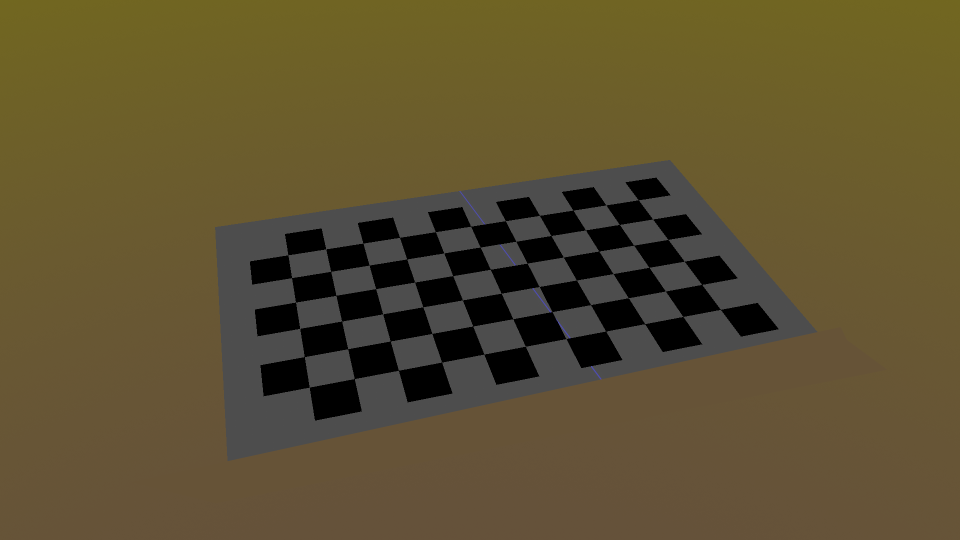
#> input picture laser_plane_extraction_images/image_0001.png, 1920 x 1080 px (shown at 1/2 size); its folder holds 4 pictures in this run
$ python calibrate_laser_plane_extr.py
#> lines starting #> are read from the running program, lines starting #| are printed output that depends on the picture; after the words box and inside, x2 and y2 are one past the last pixel; in counts of white or black regions, pixels touching at a corner belong together
import numpy as np
import cv2
import glob # unix-like pathname pattern expansion
import pickle # serializing and de-serializing Python object structures
import os

# ===== Settings =====
imgsfolder = "laser_plane_extraction_images" # folder containing the images
chessboardSize = (11, 6) # number of INNER CORNERS of the checkerboard
squareSize = 0.024 # size of the squares in meters
criteria = (cv2.TERM_CRITERIA_EPS + cv2.TERM_CRITERIA_MAX_ITER, 30, 0.001) # termination criteria for the subpixel iterative algorithm
images = glob.glob(imgsfolder + '/*.png') # get all the images in the folder
flags = cv2.CALIB_CB_ADAPTIVE_THRESH + cv2.CALIB_CB_NORMALIZE_IMAGE  # flags for findChessboardCorners
# flags = cv2.CALIB_CB_ADAPTIVE_THRESH + cv2.CALIB_CB_NORMALIZE_IMAGE

# ===== Code =====

# create calibration folder if it doesn't exist
if not os.path.exists('calibration'):
    os.makedirs('calibration')
    print("calibration Directory created!")

# prepare object points, like (0,0,0), (1,0,0), (2,0,0) ....,(6,5,0)
objp = np.zeros((chessboardSize[0] * chessboardSize[1], 3), np.float32)
objp[:,:2] = np.mgrid[0:chessboardSize[0],0:chessboardSize[1]].T.reshape(-1,2)
objp = objp * squareSize

# Arrays to store object points and image points from all the images.
objpoints = [] # 3d point in real world space
imgpoints = [] # 2d points in image plane.

for fname in images:
    img = cv2.imread(fname)
#> img is the input picture: shape (1080, 1920, 3); mean B, G, R 47.7, 80.8, 93.2
    gray = cv2.cvtColor(img, cv2.COLOR_BGR2GRAY) # opencv uses BGR instead of RGB
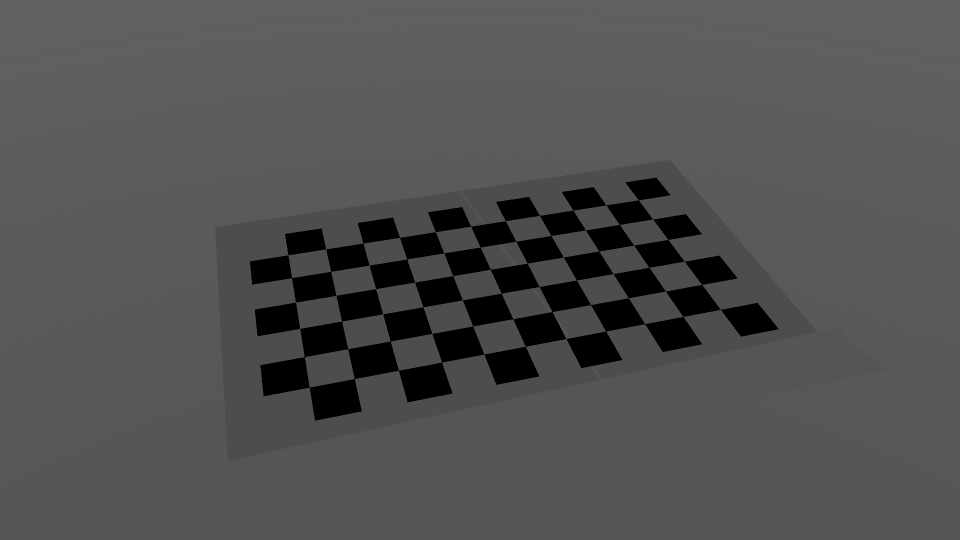
#> gray: shape (1080, 1920) (shown at 1/2 size); min 0, max 98, mean 80.7

    # Find the chess board corners
    ret, corners = cv2.findChessboardCorners(gray, chessboardSize, flags) # could add flags from the documentation
#> ret = False; corners = None

    # If found, add object points, image points (after refining them)
    if ret:
        objpoints.append(objp)

        corners2 = cv2.cornerSubPix(gray, corners, (11,11), (-1,-1), criteria) # subpixel iterative algorithm
        imgpoints.append(corners2)

        # Draw and display the corners
        cv2.drawChessboardCorners(img, chessboardSize, corners2, ret)
        cv2.namedWindow('img', cv2.WINDOW_NORMAL)
        cv2.resizeWindow('img', 1920, 1080)
        cv2.imshow('img', img)
        cv2.waitKey(0)
    else:
        print('Chessboard not found in ' + fname)
#> pass 2 of the loop `for fname in images:`:
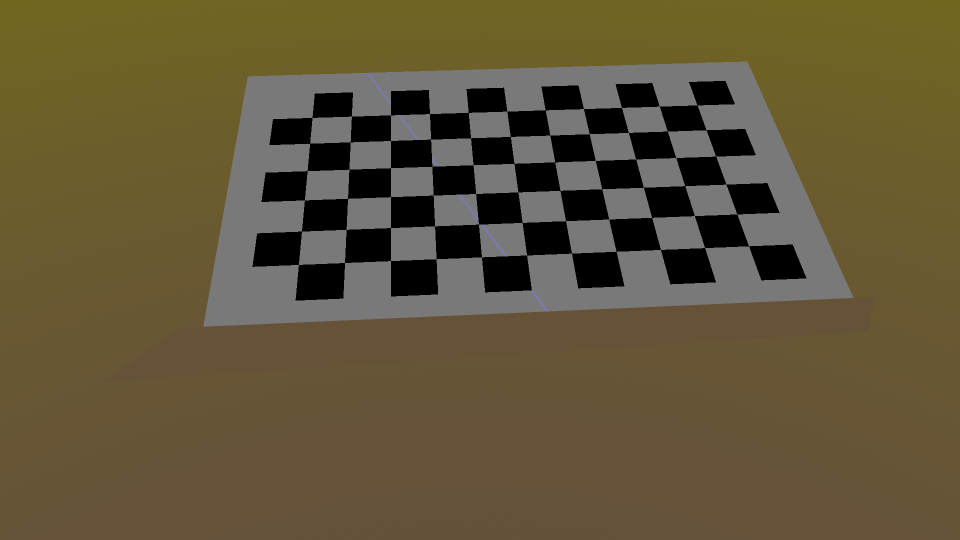
#> input picture laser_plane_extraction_images/image_0002.png, 1920 x 1080 px (shown at 1/2 size)
#> img is the input picture: shape (1080, 1920, 3); mean B, G, R 56.7, 85.4, 97.4
#> `gray = cv2.cvtColor(img, cv2.COLOR_BGR2GRAY)`:
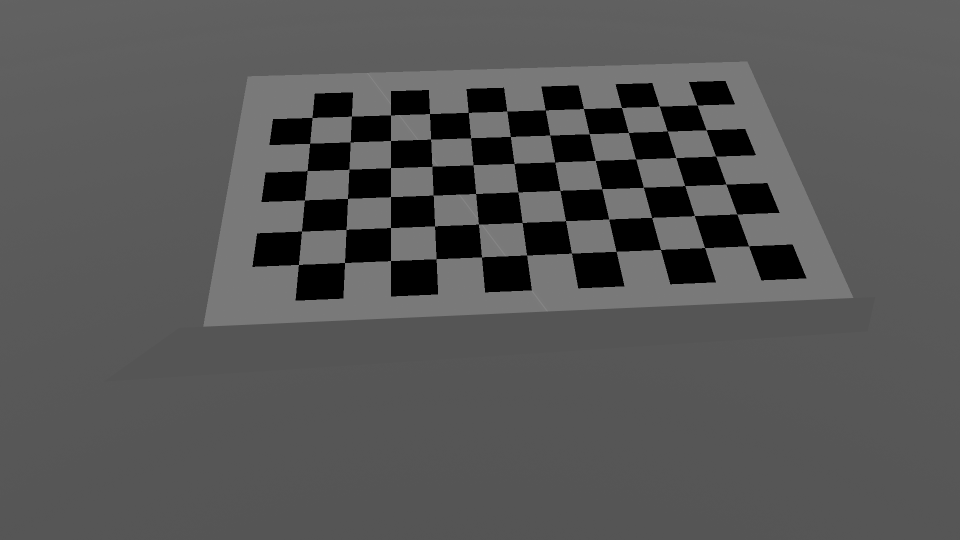
#> gray: shape (1080, 1920) (shown at 1/2 size); min 0, max 135, mean 85.7
#> ret = True; corners = 66 rows, first 8: [1497.9, 492.7], [1409.8, 495.6], [1321.5, 499.5], [1232.7, 503.7], [1143.6, 506.5], [1053.3, 510.5], [963.5, 514.5], [872.5, 517.5]
#> corners2 = 66 rows, first 8: [1497.6, 492.4], [1409.6, 495.4], [1321.6, 499.7], [1232.7, 503.3], [1143.2, 506.4], [1053.6, 510.6], [963.5, 514.5], [872.4, 518.1]
#> `cv2.drawChessboardCorners(img, chessboardSize, corners2, ret)`:
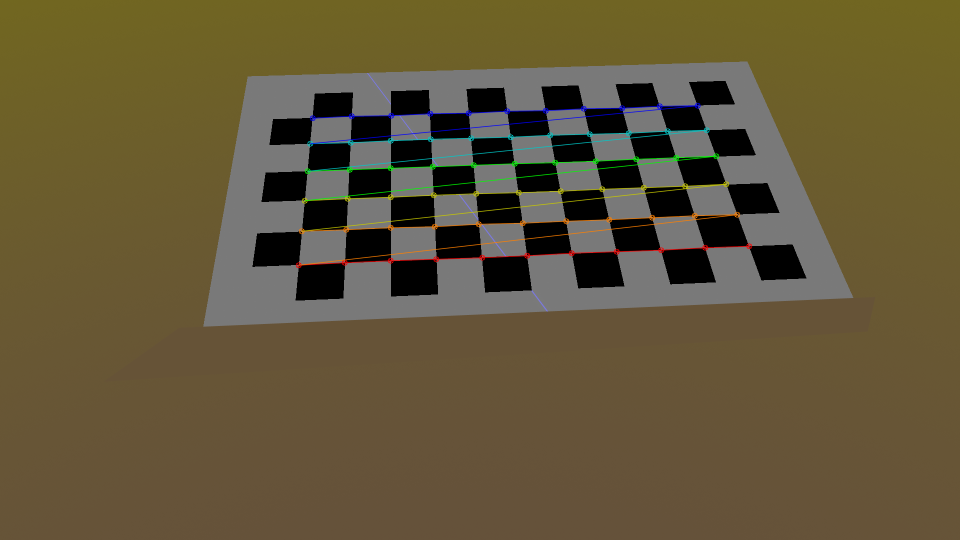
#> img: shape (1080, 1920, 3) (shown at 1/2 size); 1.56% of pixels changed, all inside (x1, y1, x2, y2) = (591, 205, 1505, 537)
#> pass 3 of the loop `for fname in images:`:
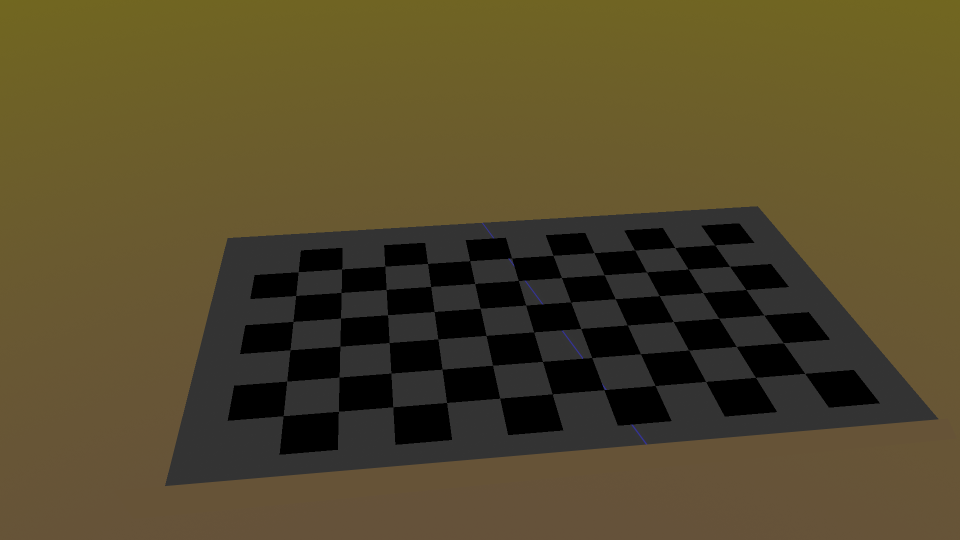
#> input picture laser_plane_extraction_images/image_0003.png, 1920 x 1080 px (shown at 1/2 size)
#> img is the input picture: shape (1080, 1920, 3); mean B, G, R 42.3, 73.5, 84.5
#> `gray = cv2.cvtColor(img, cv2.COLOR_BGR2GRAY)`:
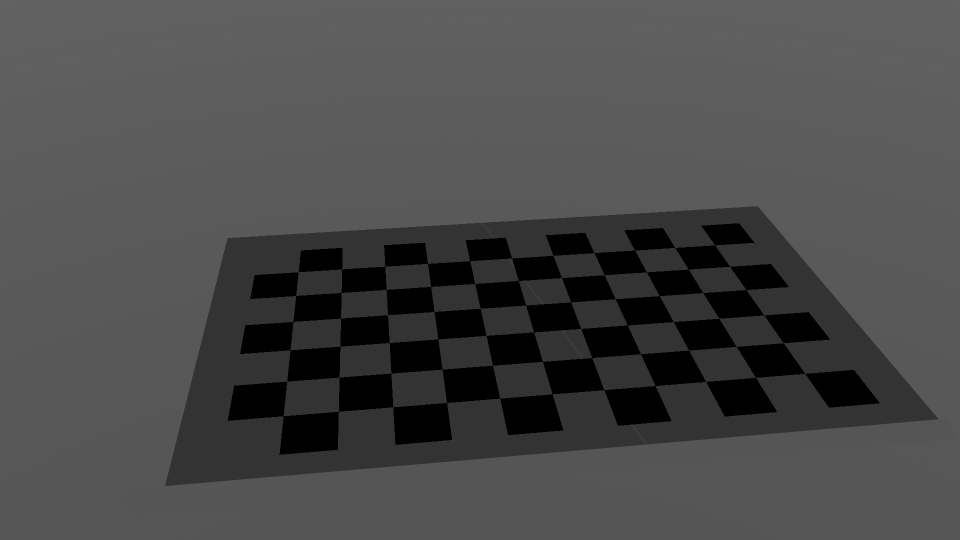
#> gray: shape (1080, 1920) (shown at 1/2 size); min 0, max 98, mean 73.2
#> ret = False; corners = None
#> the loop made 4 passes; the first 3 are shown

cv2.destroyAllWindows()

# Calibrate the camera
frameSize = gray.shape[::-1]
#> frameSize = (1920, 1080)
ret, cameraMatrix, dist, rvecs, tvecs = cv2.calibrateCamera(objpoints, imgpoints, frameSize, None, None)

# Save the camera calibration result for later use (rvecs and tvecs are not saved)
pickle.dump((cameraMatrix, dist), open( "calibration/calibration.pkl", "wb" )) # saves cameraMatrix and dist as tuple

# ===== Test the calibration =====

# first image of glob
img = cv2.imread(images[0])
h,  w = img.shape[:2]
#> h = 1080; w = 1920
newCameraMatrix, roi = cv2.getOptimalNewCameraMatrix(cameraMatrix, dist, (w,h), 1, (w,h))

# Undistort
dst = cv2.undistort(img, cameraMatrix, dist, None, newCameraMatrix)
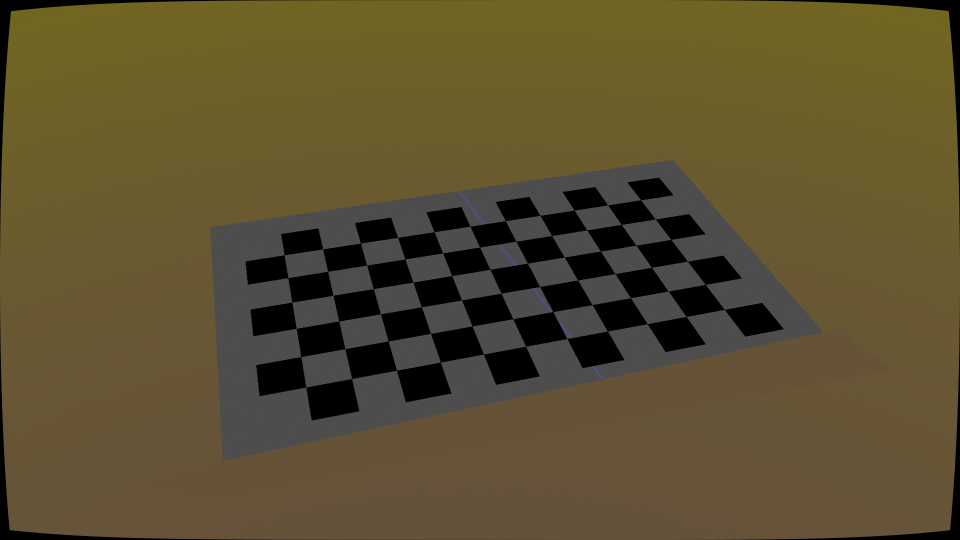
#> dst: shape (1080, 1920, 3) (shown at 1/2 size); mean B, G, R 47.1, 79.4, 91.6
cv2.imwrite('calibration/caliResult1.png', dst)

# Undistort with Remapping (alternative equivalent approach)
mapx, mapy = cv2.initUndistortRectifyMap(cameraMatrix, dist, None, newCameraMatrix, (w,h), 5)
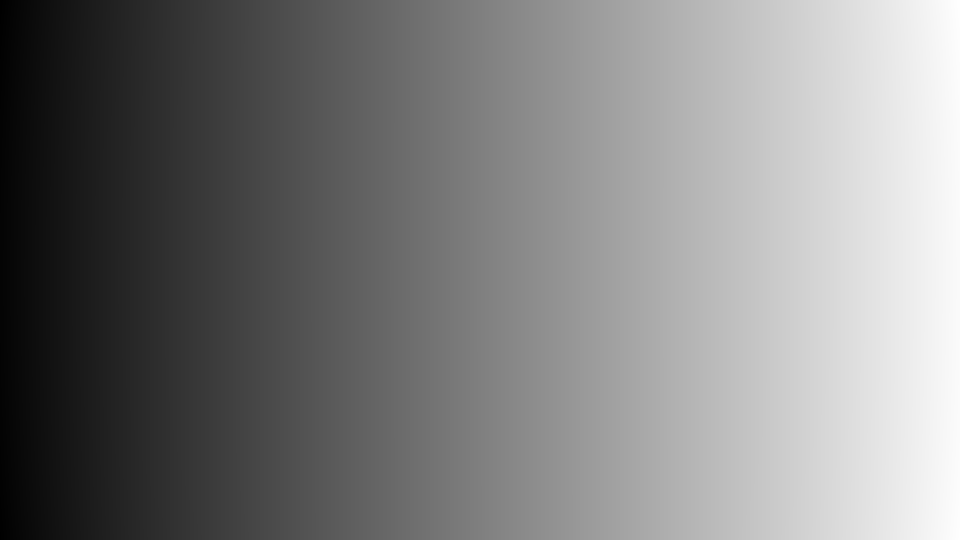
#> mapx: shape (1080, 1920) float32 (shown at 1/2 size); min -31.12, max 1951.1, mean 960; drawn with min black and max white
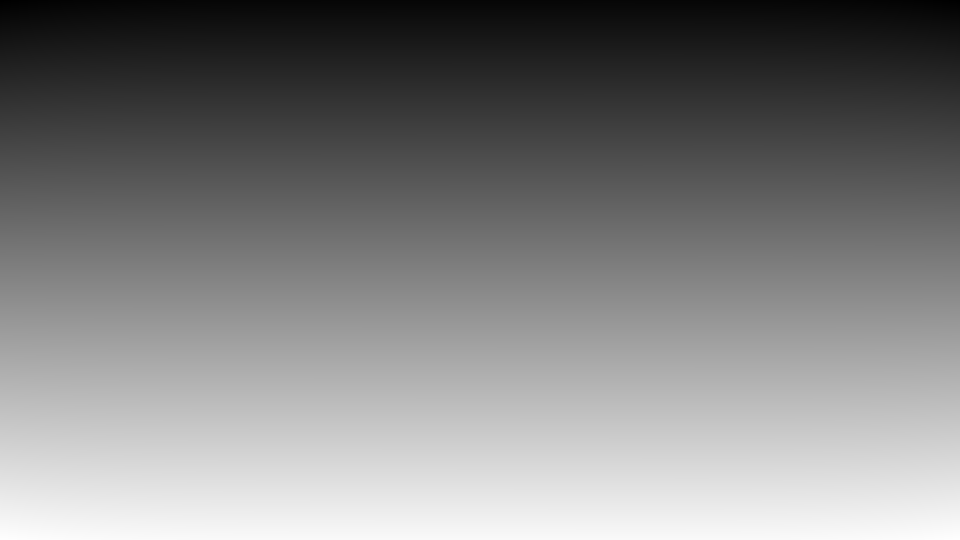
#> mapy: shape (1080, 1920) float32 (shown at 1/2 size); min -28.51, max 1103.4, mean 539.4; drawn with min black and max white
dst = cv2.remap(img, mapx, mapy, cv2.INTER_LINEAR)

# crop
x, y, wc, hc = roi
dst = dst[y:y+hc, x:x+wc]
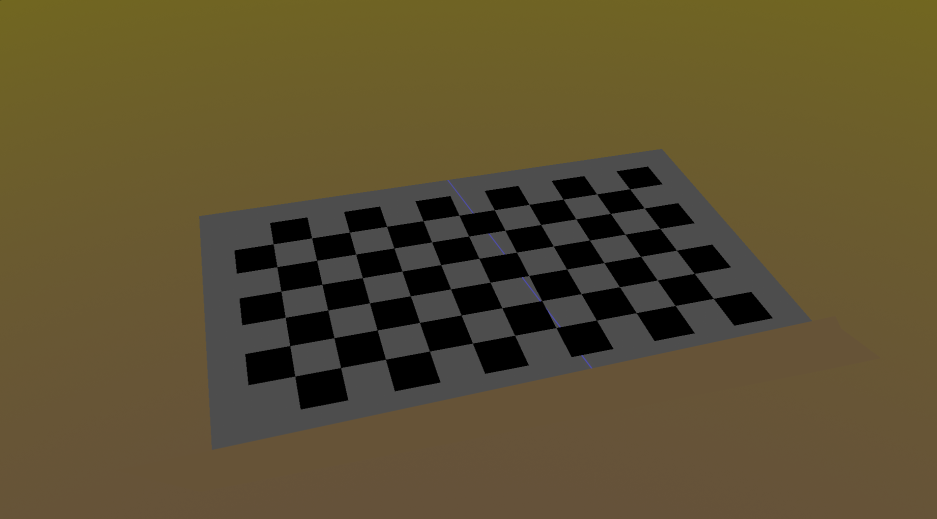
#> dst: shape (1037, 1874, 3) (shown at 1/2 size); mean B, G, R 47.9, 80, 92.1
cv2.imwrite('calibration/caliResult2.png', dst)

# Reprojection Error (the closer to 0 the better)
mean_error = 0

for i in range(len(objpoints)):
    imgpoints2, _ = cv2.projectPoints(objpoints[i], rvecs[i], tvecs[i], cameraMatrix, dist) # project 3D points to the image plane
    error = cv2.norm(imgpoints[i], imgpoints2, cv2.NORM_L2)/len(imgpoints2)
    mean_error += error

print( "total error: {}".format(mean_error/len(objpoints)) )

# Compute the focal length in mm for both specific sensor size and 35mm standard sensor size
def compute_focal_length(cameraMatrix, sensor_width_mm, sensor_height_mm, image_width_px, image_height_px):
    focal_length_px = (cameraMatrix[0, 0] + cameraMatrix[1, 1]) / 2
    sensor_diagonal_mm = (sensor_width_mm ** 2 + sensor_height_mm ** 2) ** 0.5
    image_diagonal_px = (image_width_px ** 2 + image_height_px ** 2) ** 0.5
    return (focal_length_px * sensor_diagonal_mm) / image_diagonal_px

sensor_sizes = [(23.2, 15.4), (36.0, 24.0)]  # specific sensor size and 35mm standard sensor size
for sensor_width_mm, sensor_height_mm in sensor_sizes:
    focal_length_mm = compute_focal_length(cameraMatrix, sensor_width_mm, sensor_height_mm, w, h)
    print("Focal length for sensor {:.1f}x{:.1f} mm: {:.2f} mm".format(sensor_width_mm, sensor_height_mm, focal_length_mm))
